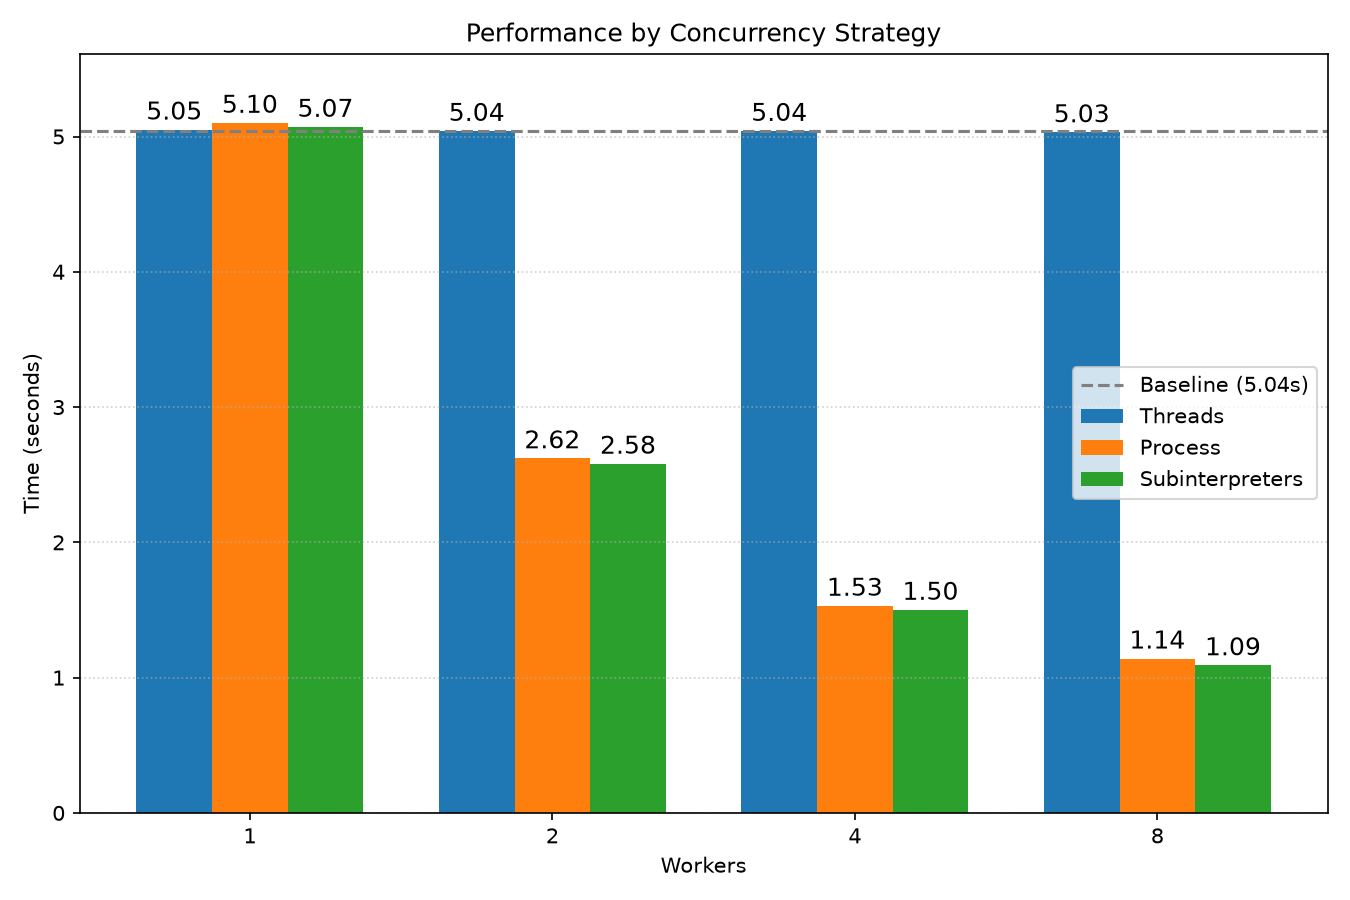

This chart was generated by the following Python code:
import matplotlib.pyplot as plt
import numpy as np

workers = [1, 2, 4, 8]
threads = [5.05, 5.04, 5.04, 5.03]
process = [5.10, 2.62, 1.53, 1.14]
subinterpreters = [5.07, 2.58, 1.50, 1.09]
baseline = 5.04

x = np.arange(len(workers))
width = 0.25

fig, ax = plt.subplots(figsize=(9, 6))

bars_threads = ax.bar(x - width, threads, width, label="Threads")
bars_process = ax.bar(x, process, width, label="Process")
bars_subinterpreters = ax.bar(
    x + width, subinterpreters, width, label="Subinterpreters"
)

for bars in (bars_threads, bars_process, bars_subinterpreters):
    ax.bar_label(bars, fmt="%.2f", padding=2, fontsize=12)

ax.axhline(
    baseline,
    color="gray",
    linestyle="--",
    linewidth=1.5,
    label=f"Baseline ({baseline}s)",
)

ax.set_xlabel("Workers")
ax.set_ylabel("Time (seconds)")
ax.set_title("Performance by Concurrency Strategy")
ax.set_xticks(x)
ax.set_xticklabels(workers)
ax.set_ylim(0, max(process + threads + subinterpreters) * 1.1)
ax.grid(True, axis="y", linestyle=":", alpha=0.6)
ax.legend()

fig.tight_layout()
plt.savefig("performance_2.png", dpi=150)
